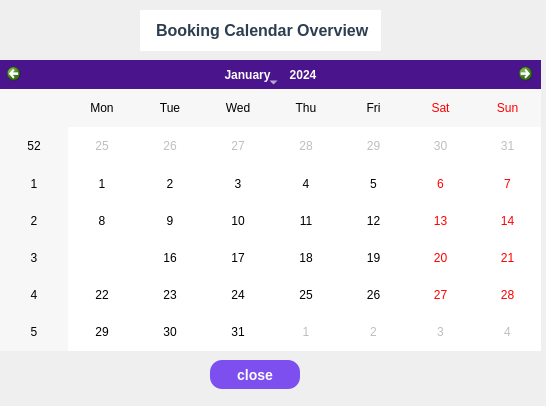
<?xml version="1.0" encoding="UTF-8"?>
<ui version="4.0">
 <class>CalendarDialog</class>
 <widget class="QDialog" name="CalendarDialog">
  <property name="geometry">
   <rect>
    <x>0</x>
    <y>0</y>
    <width>546</width>
    <height>406</height>
   </rect>
  </property>
  <property name="windowTitle">
   <string>Dialog</string>
  </property>
  <widget class="QCalendarWidget" name="calendarWidget">
   <property name="geometry">
    <rect>
     <x>0</x>
     <y>60</y>
     <width>541</width>
     <height>291</height>
    </rect>
   </property>
   <property name="styleSheet">
    <string notr="true">QCalendarWidget QToolButton {
    color: white;
    background: #4a148c;
    border-radius: 8px;
    padding: 5px;
}

QCalendarWidget QWidget#qt_calendar_navigationbar {
    background: #4a148c;
}

QCalendarWidget QSpinBox {
    color: white;
    background: #4a148c;
    border: none;
}

QCalendarWidget QAbstractItemView {
    selection-background-color: transparent;
}
</string>
   </property>
  </widget>
  <widget class="QLabel" name="calendertitle">
   <property name="geometry">
    <rect>
     <x>140</x>
     <y>10</y>
     <width>241</width>
     <height>41</height>
    </rect>
   </property>
   <property name="styleSheet">
    <string notr="true">  font-size: 16px;
    font-weight: bold;
    color: #2c3e50;          /* dark gray-blue */
        background-color: rgb(255, 255, 255);
    padding: 6px 12px;
        qproperty-alignment: 'AlignCenter';</string>
   </property>
   <property name="text">
    <string>Booking Calendar Overview</string>
   </property>
  </widget>
  <widget class="QPushButton" name="btnClose">
   <property name="geometry">
    <rect>
     <x>210</x>
     <y>360</y>
     <width>90</width>
     <height>29</height>
    </rect>
   </property>
   <property name="styleSheet">
    <string notr="true"> background-color: #7D4FEE;   /* light violet */
    color: white;
    border: none;
    border-radius: 12px;         /* rounded edges */
    padding:  5px 8px;
    font-size: 14px;
    font-weight: bold;</string>
   </property>
   <property name="text">
    <string>close</string>
   </property>
  </widget>
 </widget>
 <resources/>
 <connections/>
</ui>
